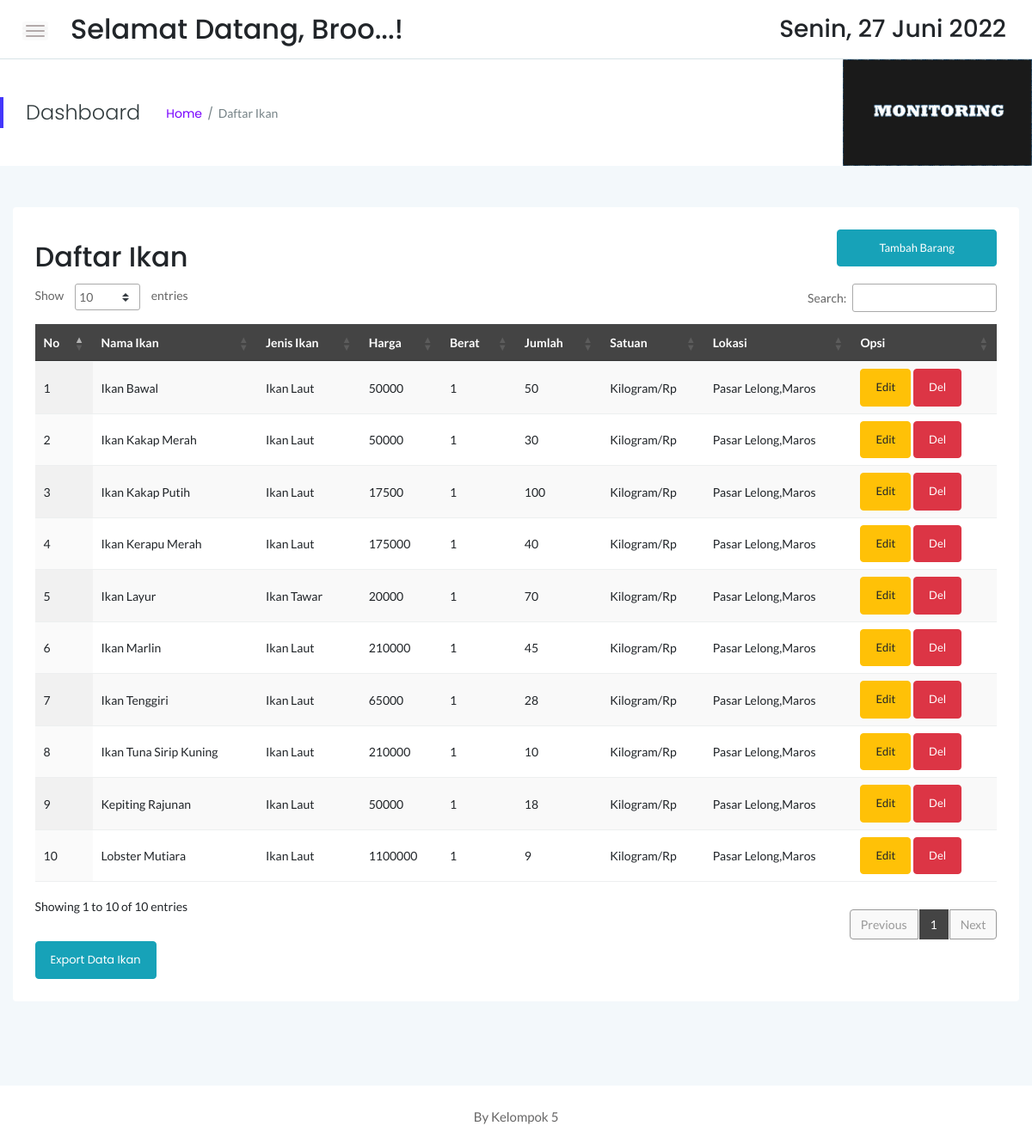
Screenshot of /stock/stock.php (signed in) with the database file from the repository.
### tables this page shows
CREATE TABLE `sstock_brg` (
  `idx` int(11) NOT NULL,
  `nama` varchar(55) NOT NULL,
  `jenis` varchar(30) NOT NULL,
  `merk` varchar(40) NOT NULL,
  `ukuran` varchar(20) NOT NULL,
  `stock` int(12) NOT NULL,
  `satuan` varchar(30) NOT NULL,
  `lokasi` varchar(55) NOT NULL
);

### stock/stock.php (the view, shortened to what this page needs)
<!doctype html>
<html class="no-js" lang="en">
<?php
    include '../dbconnect.php';
	?>
<head>
    <link rel="stylesheet" href="assets/css/bootstrap.min.css">
    <link rel="stylesheet" href="assets/css/font-awesome.min.css">
    <link rel="stylesheet" href="assets/css/themify-icons.css">
    <link rel="stylesheet" href="assets/css/metisMenu.css">
    <link rel="stylesheet" href="assets/css/owl.carousel.min.css">
    <link rel="stylesheet" href="assets/css/slicknav.min.css">
    <link rel="stylesheet" href="https://www.amcharts.com/lib/3/plugins/export/export.css" type="text/css" media="all" />
	<link rel="stylesheet" type="text/css" href="https://cdn.datatables.net/1.10.19/css/jquery.dataTables.min.css">
    <link rel="stylesheet" type="text/css" href="https://cdn.datatables.net/1.10.19/css/jquery.dataTables.css">
    <link rel="stylesheet" type="text/css" href="https://cdn.datatables.net/1.10.18/css/dataTables.bootstrap4.min.css">
    <link rel="stylesheet" type="text/css" href="https://cdn.datatables.net/responsive/2.2.3/css/responsive.bootstrap.min.css">
    <link rel="stylesheet" type="text/css" href="https://cdn.datatables.net/responsive/2.2.3/css/responsive.jqueryui.min.css">
	<link rel="stylesheet" type="text/css" href="https://cdn.datatables.net/buttons/1.5.2/css/buttons.dataTables.min.css">
    <link rel="stylesheet" href="assets/css/typography.css">
    <link rel="stylesheet" href="assets/css/default-css.css">
    <link rel="stylesheet" href="assets/css/styles.css">
    <link rel="stylesheet" href="assets/css/responsive.css">
</head>
<body>
    <div class="page-container">
        <div class="main-content">
            <div class="header-area">
                <div class="row align-items-center">
                    <div class="col-md-6 col-sm-8 clearfix">
                        <div class="nav-btn pull-left">
                            <span></span>
                            <span></span>
                            <span></span>
                        </div>
                        <div class="search-box pull-left">
                            <form action="#">
                                <h2>Selamat Datang, <?=$_SESSION['user'];?>!</h2>
                            </form>
                        </div>
                    </div>
                    <div class="col-md-6 col-sm-4 clearfix">
                        <ul class="notification-area pull-right">
                            <li><h3><div class="date">
						</b></div></h3>
						</li>
                        </ul>
                    </div>
                </div>
            </div>
            <div class="page-title-area">
                <div class="row align-items-center">
                    <div class="col-sm-6">
                        <div class="breadcrumbs-area clearfix">
                            <h4 class="page-title pull-left">Dashboard</h4>
                            <ul class="breadcrumbs pull-left">
                                <li><a href="index.php">Home</a></li>
                                <li><span>Daftar Ikan</span></li>
                            </ul>
                        </div>
                    </div>
                    <div class="col-sm-6 clearfix">
                        <div class="user-profile pull-right" style="color:black; padding:0px;">
                            <img src="lg.jpg" width="220px" class="user-name dropdown-toggle" data-toggle="dropdown"\>
                        </div>
                    </div>
                </div>
            </div>
            <div class="main-content-inner">
                <div class="row mt-5 mb-5">
                    <div class="col-12">
                        <div class="card">
                            <div class="card-body">
                                <div class="d-sm-flex justify-content-between align-items-center">
									<h2>Daftar Ikan</h2>
									<button style="margin-bottom:20px" data-toggle="modal" data-target="#myModal" class="btn btn-info col-md-2"><span class="glyphicon glyphicon-plus"></span>Tambah Barang</button>
                                </div>
                                    <div class="data-tables datatable-dark">
										 <table id="dataTable3" class="display" style="width:100%"><thead class="thead-dark">
											<tr>
												<th>No</th>
												<th>Nama Ikan</th>
												<th>Jenis Ikan</th>
												<th>Harga</th>
												<th>Berat</th>
												<th>Jumlah</th>
												<th>Satuan</th>
												<th>Lokasi</th>
												<th>Opsi</th>
											</tr></thead><tbody>
											<?php
											$brgs=mysqli_query($conn,"SELECT * from sstock_brg order by nama ASC");
											$no=1;
											while($p=mysqli_fetch_array($brgs)){
                                                $idb = $p['idx'];
												?>
												<tr>
													<td><?php echo $no++ ?></td>
													<td><?php echo $p['nama'] ?></td>
													<td><?php echo $p['jenis'] ?></td>
													<td><?php echo $p['merk'] ?></td>
													<td><?php echo $p['ukuran'] ?></td>
													<td><?php echo $p['stock'] ?></td>
													<td><?php echo $p['satuan'] ?></td>
													<td><?php echo $p['lokasi'] ?></td>
                                                    <td><button data-toggle="modal" data-target="#edit<?=$idb;?>" class="btn btn-warning">Edit</button> <button data-toggle="modal" data-target="#del<?=$idb;?>" class="btn btn-danger">Del</button></td>
												</tr>
												<?php
											}
											?>
										</tbody>
										</table>
                                    </div>
									<a href="exportstkbhn.php" target="_blank" class="btn btn-info">Export Data Ikan</a>
                                </div>
                            </div>
                        </div>
                    </div>
                </div>
            </div>
        </div>
        <footer>
            <div class="footer-area">
                <p>By Kelompok 5</p>
            </div>
        </footer>
</body>
</html>

### rows the page displays
sstock_brg: nama "Ikan Bawal", jenis "Ikan Laut", merk "50000", ukuran "1", stock "50", satuan "Kilogram/Rp", lokasi "Pasar Lelong,Maros"
sstock_brg: nama "Ikan Kakap Merah", jenis "Ikan Laut", merk "50000", ukuran "1", stock "30", satuan "Kilogram/Rp", lokasi "Pasar Lelong,Maros"
sstock_brg: nama "Ikan Kakap Putih", jenis "Ikan Laut", merk "17500", ukuran "1", stock "100", satuan "Kilogram/Rp", lokasi "Pasar Lelong,Maros"
sstock_brg: nama "Ikan Kerapu Merah", jenis "Ikan Laut", merk "175000", ukuran "1", stock "40", satuan "Kilogram/Rp", lokasi "Pasar Lelong,Maros"
sstock_brg: nama "Ikan Layur", jenis "Ikan Tawar", merk "20000", ukuran "1", stock "70", satuan "Kilogram/Rp", lokasi "Pasar Lelong,Maros"
sstock_brg: nama "Ikan Marlin", jenis "Ikan Laut", merk "210000", ukuran "1", stock "45", satuan "Kilogram/Rp", lokasi "Pasar Lelong,Maros"
sstock_brg: nama "Ikan Tenggiri", jenis "Ikan Laut", merk "65000", ukuran "1", stock "28", satuan "Kilogram/Rp", lokasi "Pasar Lelong,Maros"
sstock_brg: nama "Ikan Tuna Sirip Kuning", jenis "Ikan Laut", merk "210000", ukuran "1", stock "10", satuan "Kilogram/Rp", lokasi "Pasar Lelong,Maros"
sstock_brg: nama "Kepiting Rajunan", jenis "Ikan Laut", merk "50000", ukuran "1", stock "18", satuan "Kilogram/Rp", lokasi "Pasar Lelong,Maros"
sstock_brg: nama "Lobster Mutiara", jenis "Ikan Laut", merk "1100000", ukuran "1", stock "9", satuan "Kilogram/Rp", lokasi "Pasar Lelong,Maros"

### other values shown
$_SESSION['user'] "Broo..."
